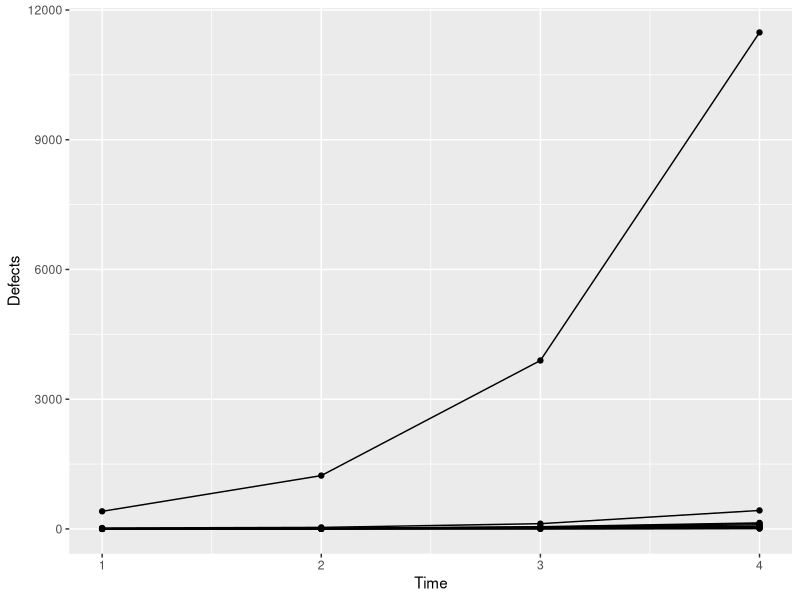
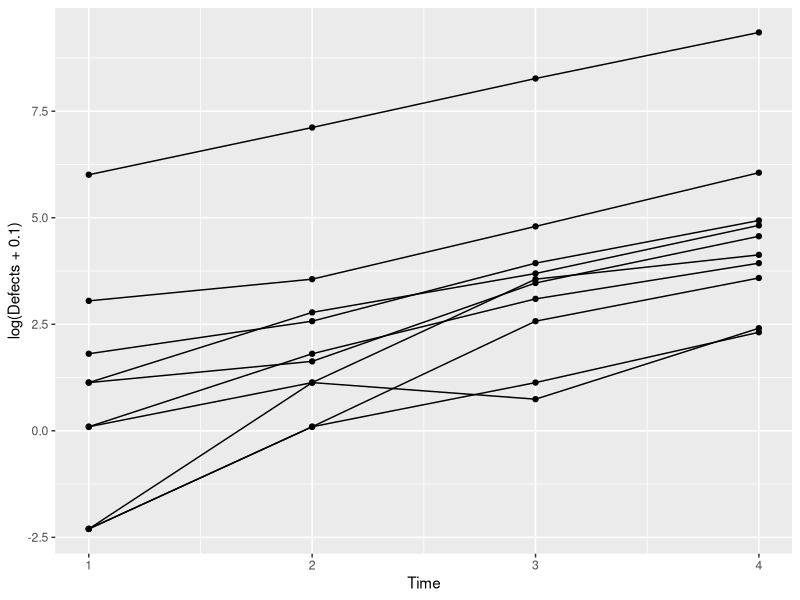
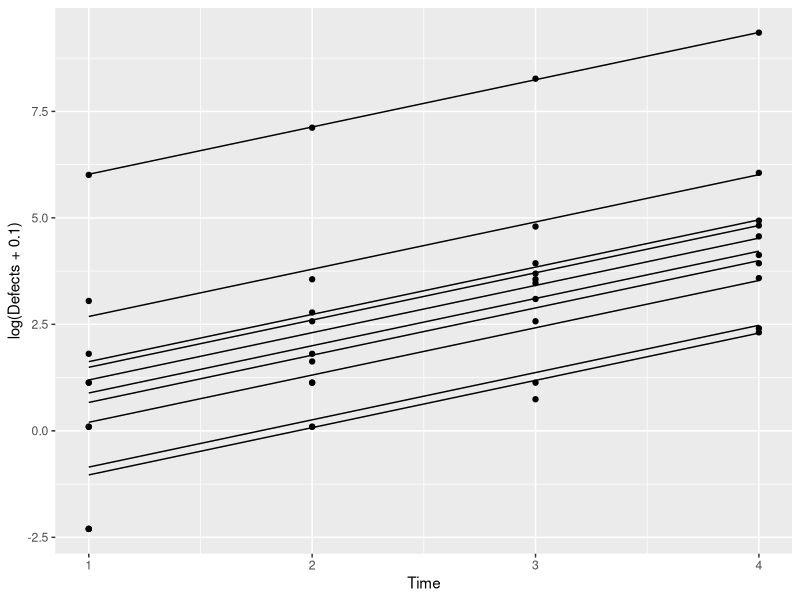
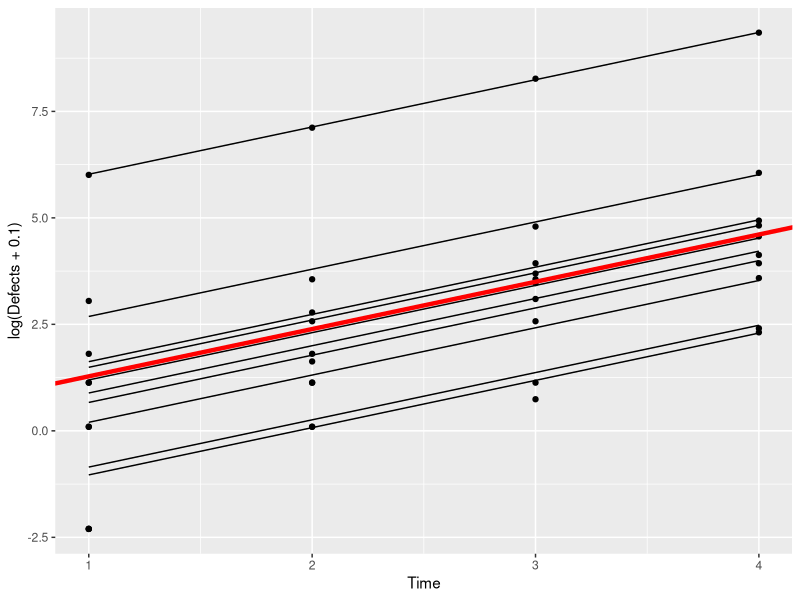
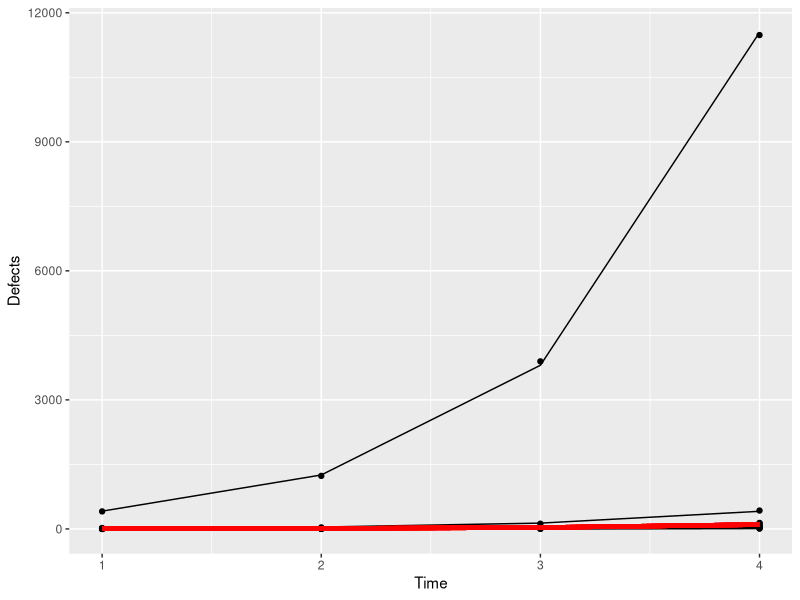
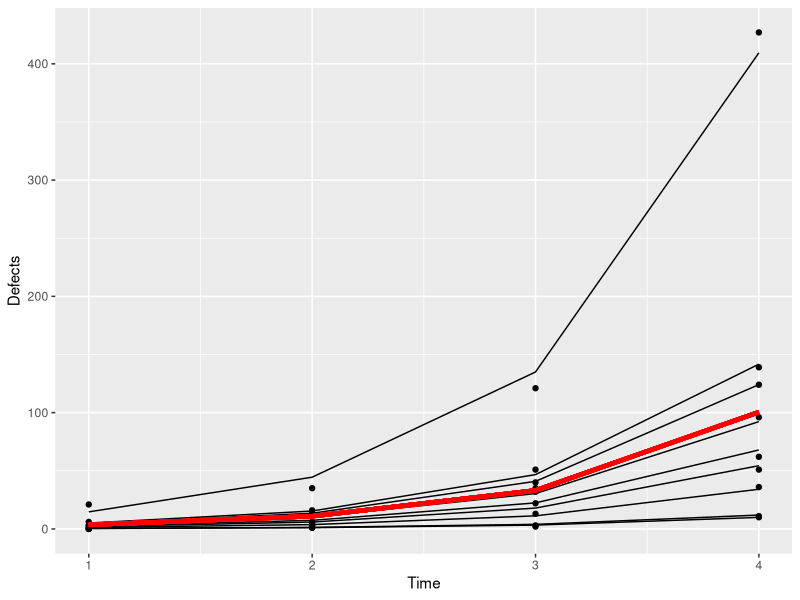
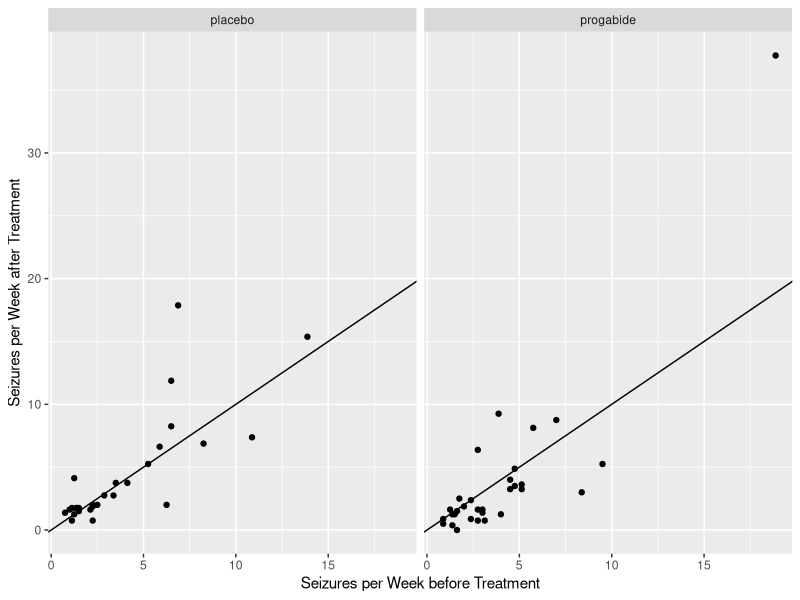
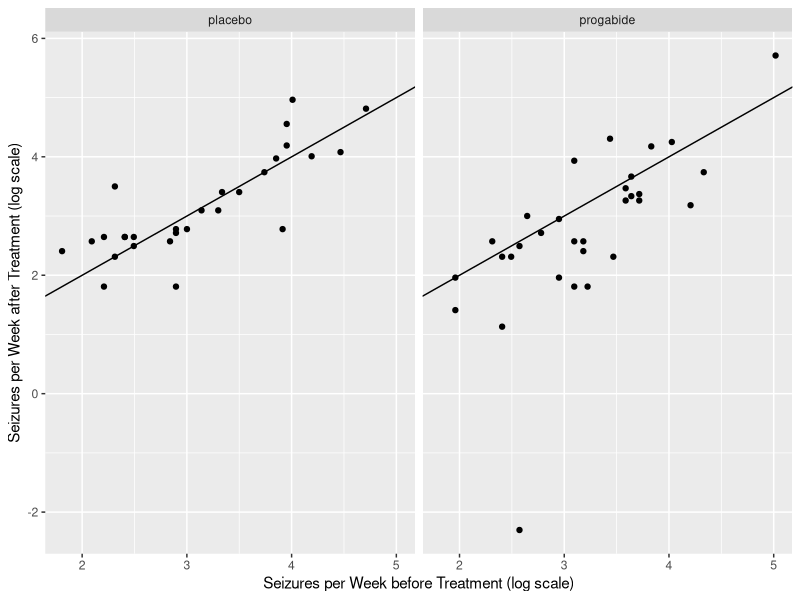

Write R code to recreate these figures, in order.
## ---- chunk 1
library(tidyverse)
library(robustbase) # contains data we'll use
library(ggplot2)
library(vcdExtra)
library(magrittr)
library(MASS)
library(lme4)     # access the mixed functions
## ---- chunk 2
set.seed(090901) ## set seed so we all get the same results

Machine <- as.factor(rep(1:10, rep(4, 10))) # 10 machines, each with 4 defect counts
Time <- rep(1:4, 10) # Time variable: 1,2,3,4 for each Machine

RE <- rnorm(10, 0, 2) # generate 10 random effects, one for each Machine
                              # random effect variance is  4.
eta <- rep(RE, rep(4, 10)) # replicate the random effects four times for each Machine

# See what we have so far:
cbind(Machine, Time, eta)[1:12, ]
## ---- chunk 3
set.seed(100233)
llambda <-  1.1 * Time + eta
lambda <- exp(llambda)
Defects <- rpois(40, lambda)
Simu_dat <- data.frame(Machine,Time,eta,Defects)
head(Simu_dat)
## ---- chunk 4
ggplot(data = Simu_dat, aes(Time, Defects, group=Machine)) + geom_point() + geom_line()
## ---- chunk 5
ggplot(data = Simu_dat, aes(Time, log(Defects+0.1), group=Machine)) + geom_point() + geom_line()
## ---- chunk 6
sim1 <- glmer(Defects ~ Time + (1|Machine),
	data = Simu_dat, family = poisson)
summary(sim1)
## ---- chunk 7
Simu_dat$fits <- predict(sim1)
ggplot(Simu_dat,aes(Time,log(Defects+0.1),by=Machine)) + geom_point() + geom_line(aes(Time,fits))
## ---- chunk 8
ggplot(Simu_dat,aes(Time,log(Defects+0.1),by=Machine)) + geom_point() + geom_line(aes(Time,fits)) + geom_abline(intercept = 0.17, slope = 1.11,color = "red",size=1.5)
## ---- chunk 9
ggplot(Simu_dat,aes(Time,Defects,by=Machine)) + geom_point() + geom_line(aes(Time,exp(fits))) + geom_line(aes(x =Time,y=exp(0.17+1.11*Time)),color="red",size=1.5)
## ---- chunk 10
tapply(Simu_dat$Defects,Simu_dat$Machine,sum)
## ---- chunk 11
ggplot(subset(Simu_dat,Machine!=2),aes(Time,Defects,by=Machine)) + geom_point() + geom_line(aes(Time,exp(fits))) + geom_line(aes(x =Time,y=exp(0.17+1.11*Time)),color="red",size=1.5)
## ---- chunk 12
?epilepsy
data(epilespy)
head(epilepsy)
xtabs(formula=~Trt,data=epilepsy)
## ---- chunk 13
ggplot(data=epilepsy) +
  geom_point(aes(x = Base / 8, Ysum / 8)) +
  xlab("Seizures per Week before Treatment") +
  ylab("Seizures per Week after Treatment") + facet_wrap(~Trt) +
  geom_abline(slope = 1,intercept = 0) ## reference line
## ---- chunk 14
ggplot(data=epilepsy) +
  geom_point(aes(x = log(Base+0.1), y = log(Ysum+0.1))) + 
  xlab("Seizures per Week before Treatment (log scale)") + 
  ylab("Seizures per Week after Treatment (log scale)") +
  facet_wrap(~Trt) +
  geom_abline(slope = 1,intercept = 0)
## ---- chunk 15
epilepsy$improvement <- ifelse(epilepsy$Ysum / 8 < epilepsy$Base / 8,"improved","didn't")
xtabs(formula=~Trt+improvement, data=epilepsy)
## ---- chunk 16
success = c(12, 21) ## number who improved on the placebo, progabide
fail = c(16, 10) ## number who did not improve on the placebo, progabide
resp = cbind(success, fail)
trt = c(0, 1) ## coding 0 as the placebo group, 1 as progabide
out = glm(resp ~ trt, family=binomial) ## simple GLM 
summary(out)

1-pchisq(3.73, 1)
## ---- chunk 17
epil_long <- gather(epilepsy,key = Visit,value = Seizures, Y1, Y2, Y3, Y4)
epil_long %<>% arrange(.,ID)  # sort by patient ID
epil_long %<>% mutate(.,ID = as.factor(ID),Visit = rep(1:4,59))
        # change ID to factor and Visit to numeric
head(epil_long)
ggplot(epil_long,aes(Visit,Seizures,by=ID)) + geom_line() + facet_wrap(~Trt)
## ---- chunk 18
ggplot(epil_long,aes(Visit,log(Seizures+0.1),by=ID)) + geom_line() + facet_wrap(~Trt)
## ---- chunk 19
ggplot(data = epilepsy, aes(x = Trt, y = Base)) + geom_jitter(width=.01)
ggplot(data = epilepsy, aes(x = Trt, y = Age)) + geom_jitter(width=.01)
## ---- chunk 20
mod1 <- glmer(Seizures ~ Trt + Base + Age + Visit +
		(1|ID), family = poisson, data = epil_long)
summary(mod1)
## ---- chunk 21
mod2 <- glmer(Seizures ~ Trt + Base + Age + Visit + (1 + Visit|ID), family = poisson, data = epil_long)
# oops this didn't converge --- try the initialization trick again:
(init <- getME(mod2, name = c("theta", "fixef")))
mod2 <- glmer(Seizures ~ Trt + Base + Age + Visit + (1 + Visit|ID), family = poisson, data = epil_long, start = init)
summary(mod2)
## ---- chunk 22
AIC(mod1, mod2)
BIC(mod1, mod2)
## ---- chunk 23
summary(mod1)
## ---- chunk 24
epil_long$resid <- residuals(mod1)
epil_long$fits <- exp(predict(mod1))

# first some plots of the residuals vs. explanatory variables 
ggplot(epil_long,aes(Visit,resid)) + geom_point() + facet_wrap(~Trt)
ggplot(epil_long,aes(Base,resid)) + geom_point() + facet_wrap(~Trt)
ggplot(epil_long,aes(Age,resid)) + geom_point() + facet_wrap(~Trt)

# now a look at the normality of the random effects
qqnorm(unlist((ranef(mod1)$ID)))
qqline(unlist((ranef(mod1)$ID)))

# finally, fitted values versus observations
ggplot(epil_long,aes(Seizures,fits)) + geom_point() + facet_wrap(~Trt) + geom_abline()
ggplot(epil_long,aes(log(Seizures+0.1),log(fits+0.1))) + geom_point() + facet_wrap(~Trt) + geom_abline()

## ---- chunk 25
# first, glmer.nb with the same form as above
mod3 <- glmer.nb(Seizures ~ Trt + Age + Base + Visit + (1|ID), data = epil_long)
init <- getME(mod3,name=c("theta","fixef"))
mod3 <- glmer.nb(Seizures ~ Trt + Age + Base + Visit + (1|ID), data = epil_long, start = init)
summary(mod3)
## ---- chunk 26
AIC(mod1,mod3)
BIC(mod1,mod3)
## ---- chunk 27
epil_long$resid <- residuals(mod3)
epil_long$fits <- exp(predict(mod3))

# first some plots of the residuals vs. explanatory variables 
ggplot(epil_long,aes(Visit,resid)) + geom_point() + facet_wrap(~Trt)
ggplot(epil_long,aes(Base,resid)) + geom_point() + facet_wrap(~Trt)
ggplot(epil_long,aes(Age,resid)) + geom_point() + facet_wrap(~Trt)

# now a look at the normality of the random effects
qqnorm(unlist((ranef(mod1)$ID)))
qqline(unlist((ranef(mod1)$ID)))

# finally, fitted values versus observations
ggplot(epil_long,aes(Seizures,fits)) + geom_point() + facet_wrap(~Trt) + geom_abline()
ggplot(epil_long,aes(log(Seizures+0.1),log(fits+0.1))) + geom_point() + facet_wrap(~Trt) + geom_abline()

## ---- chunk 28
mod.norand <- glm.nb(Seizures ~ Trt + Age + Base + Visit, data = epil_long)
summary(mod.norand)
## ---- chunk 29
summary(mod3)$coefficients
summary(mod.norand)$coefficients
## ---- chunk 30
cbind(fitted(mod.norand), fitted(mod3))[1:40, ]
